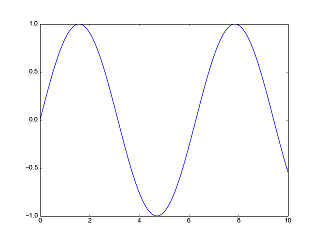
#> input picture PDI P4 - aritmetica/fig1.png, 320 x 240 px
$ python 'Sin título 0.py'   (Python 2 division)
#> lines starting #> are read from the running program, lines starting #| are printed output that depends on the picture; after the words box and inside, x2 and y2 are one past the last pixel; in counts of white or black regions, pixels touching at a corner belong together
import cv2

img1 = cv2.imread('fig1.png')
#> img1 is the input picture: shape (240, 320, 3); mean B, G, R 252.7, 251.2, 251.2
height1, width1, channels1 = img1.shape
#> height1 = 240; width1 = 320; channels1 = 3

img2 = cv2.imread('fig2.png')
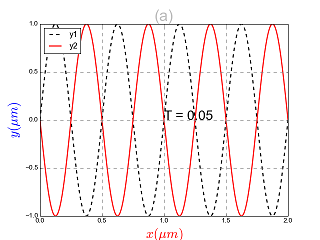
#> input picture PDI P4 - aritmetica/fig2.png, 320 x 240 px
#> img2 is the input picture: shape (240, 320, 3); mean B, G, R 241.9, 241.6, 247.8
height2, width2, channels2 = img2.shape
#> height2 = 240; width2 = 320; channels2 = 3

#yiq_img1 = rgb_yiq(img1, width1, height1)
yiq_img1 = img2
for w in range(width1):
    for h in range(height1):
        r, g, b = tuple(img1[h][w])
        y = 0.299*r + 0.587*g + 0.114*b
        i = 0.595716*r - 0.274453*g - 0.321263*b
        q = 0.211456*r - 0.522591*g + 0.311135*b
        yiq_img1[h, w] = [y, i, q]
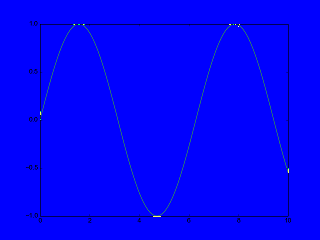
#> yiq_img1: shape (240, 320, 3); mean B, G, R 251.6, 1, 0.4

#yiq_img2 = rgb_yiq(img2, width2, height2)yiq_img = img1
yiq_img2 = img2
for w in range(width2):
    for h in range(height2):
        r, g, b = tuple(img2[h][w])
        y = 0.299*r + 0.587*g + 0.114*b
        i = 0.595716*r - 0.274453*g - 0.321263*b
        q = 0.211456*r - 0.522591*g + 0.311135*b
        yiq_img2[h, w] = [y, i, q]
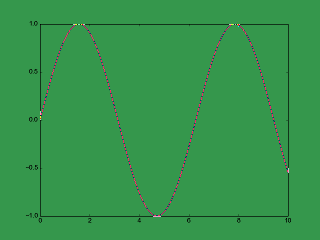
#> yiq_img2: shape (240, 320, 3); mean B, G, R 75.6, 148.7, 53.6

#opera
yiq_img3 = yiq_img1
for w in range(width1):
    for h in range(height1):
        y1, i1, q1 = tuple(yiq_img1[h][w])
        y2, i2, q2 = tuple(yiq_img2[h][w])
        if y1 > y2:
            y = y1
            i = i1
            q = q1
        elif y2 > y1:
            y = y2
            i = i2
            q = q2
        yiq_img3[h, w] = [y, i, q]
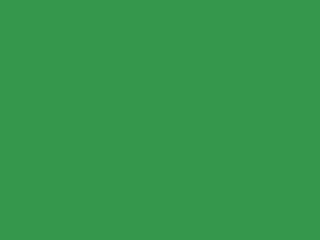
#> yiq_img3: shape (240, 320, 3); 2.71% of pixels changed, all inside (x1, y1, x2, y2) = (25, 21, 291, 223)

#img3 = yiq_rgb(yiq_img3, width1, height1)
rgb_img3 =  yiq_img3
for w in range(width1):
    for h in range(height1):
        y, i, q = tuple(yiq_img3[h][w])
        r = y + 0.948262*i + 0.624013*q
        g = y - 0.276066*i - 0.639810*q
        b = y - 1.105450*i + 1.729860*q
        rgb_img3[h, w] = [r, g, b]
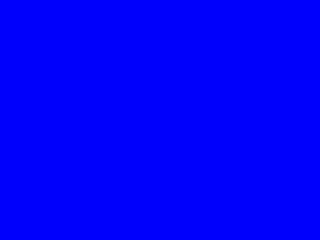
#> rgb_img3: shape (240, 320, 3); mean B, G, R 252, 0, 0

print rgb_img3
#> (printed output is left out)
